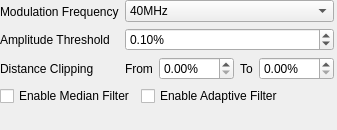
<ui version="4.0" >
 <class>CSwissRangerParamsGuiComp</class>
 <widget class="QWidget" name="CSwissRangerParamsGuiComp" >
  <property name="geometry" >
   <rect>
    <x>0</x>
    <y>0</y>
    <width>337</width>
    <height>130</height>
   </rect>
  </property>
  <property name="sizePolicy" >
   <sizepolicy vsizetype="Preferred" hsizetype="Preferred" >
    <horstretch>0</horstretch>
    <verstretch>0</verstretch>
   </sizepolicy>
  </property>
  <property name="windowTitle" >
   <string>Form</string>
  </property>
  <layout class="QVBoxLayout" name="verticalLayout_3" >
   <property name="margin" >
    <number>0</number>
   </property>
   <item>
    <layout class="QHBoxLayout" name="horizontalLayout_3" >
     <item>
      <layout class="QVBoxLayout" name="verticalLayout" >
       <item>
        <widget class="QLabel" name="label_2" >
         <property name="text" >
          <string>Modulation Frequency</string>
         </property>
        </widget>
       </item>
       <item>
        <widget class="QLabel" name="label" >
         <property name="text" >
          <string>Amplitude Threshold</string>
         </property>
        </widget>
       </item>
       <item>
        <widget class="QLabel" name="label_3" >
         <property name="text" >
          <string>Distance Clipping</string>
         </property>
        </widget>
       </item>
      </layout>
     </item>
     <item>
      <layout class="QVBoxLayout" name="verticalLayout_2" >
       <item>
        <widget class="QComboBox" name="ModulationFrequencyModeCombo" >
         <item>
          <property name="text" >
           <string>40MHz</string>
          </property>
         </item>
         <item>
          <property name="text" >
           <string>30MHz</string>
          </property>
         </item>
         <item>
          <property name="text" >
           <string>21MHz</string>
          </property>
         </item>
         <item>
          <property name="text" >
           <string>20MHz</string>
          </property>
         </item>
         <item>
          <property name="text" >
           <string>19MHz</string>
          </property>
         </item>
         <item>
          <property name="text" >
           <string>60MHz</string>
          </property>
         </item>
         <item>
          <property name="text" >
           <string>15MHz</string>
          </property>
         </item>
         <item>
          <property name="text" >
           <string>10MHz</string>
          </property>
         </item>
         <item>
          <property name="text" >
           <string>29MHz</string>
          </property>
         </item>
         <item>
          <property name="text" >
           <string>31MHz</string>
          </property>
         </item>
        </widget>
       </item>
       <item>
        <widget class="QDoubleSpinBox" name="AmplitudeThresholdSpin" >
         <property name="suffix" >
          <string>%</string>
         </property>
         <property name="decimals" >
          <number>2</number>
         </property>
         <property name="maximum" >
          <double>100.000000000000000</double>
         </property>
         <property name="singleStep" >
          <double>0.010000000000000</double>
         </property>
         <property name="value" >
          <double>0.100000000000000</double>
         </property>
        </widget>
       </item>
       <item>
        <layout class="QHBoxLayout" name="horizontalLayout" >
         <item>
          <widget class="QLabel" name="label_4" >
           <property name="text" >
            <string>From</string>
           </property>
          </widget>
         </item>
         <item>
          <widget class="QDoubleSpinBox" name="DistanceClippingFromSpin" >
           <property name="suffix" >
            <string>%</string>
           </property>
           <property name="decimals" >
            <number>2</number>
           </property>
           <property name="maximum" >
            <double>100.000000000000000</double>
           </property>
          </widget>
         </item>
         <item>
          <widget class="QLabel" name="label_5" >
           <property name="text" >
            <string>To</string>
           </property>
          </widget>
         </item>
         <item>
          <widget class="QDoubleSpinBox" name="DistanceClippingToSpin" >
           <property name="suffix" >
            <string>%</string>
           </property>
           <property name="decimals" >
            <number>2</number>
           </property>
           <property name="maximum" >
            <double>100.000000000000000</double>
           </property>
          </widget>
         </item>
        </layout>
       </item>
      </layout>
     </item>
     <item>
      <spacer name="horizontalSpacer_2" >
       <property name="orientation" >
        <enum>Qt::Horizontal</enum>
       </property>
       <property name="sizeHint" stdset="0" >
        <size>
         <width>40</width>
         <height>20</height>
        </size>
       </property>
      </spacer>
     </item>
    </layout>
   </item>
   <item>
    <layout class="QHBoxLayout" name="horizontalLayout_2" >
     <item>
      <widget class="QCheckBox" name="MedianFilterCheck" >
       <property name="text" >
        <string>Enable Median Filter</string>
       </property>
      </widget>
     </item>
     <item>
      <widget class="QCheckBox" name="AdaptiveFilterCheck" >
       <property name="text" >
        <string>Enable Adaptive Filter</string>
       </property>
      </widget>
     </item>
     <item>
      <spacer name="horizontalSpacer" >
       <property name="orientation" >
        <enum>Qt::Horizontal</enum>
       </property>
       <property name="sizeHint" stdset="0" >
        <size>
         <width>40</width>
         <height>20</height>
        </size>
       </property>
      </spacer>
     </item>
    </layout>
   </item>
   <item>
    <spacer name="verticalSpacer" >
     <property name="orientation" >
      <enum>Qt::Vertical</enum>
     </property>
     <property name="sizeHint" stdset="0" >
      <size>
       <width>20</width>
       <height>15</height>
      </size>
     </property>
    </spacer>
   </item>
  </layout>
 </widget>
 <resources/>
 <connections/>
</ui>
